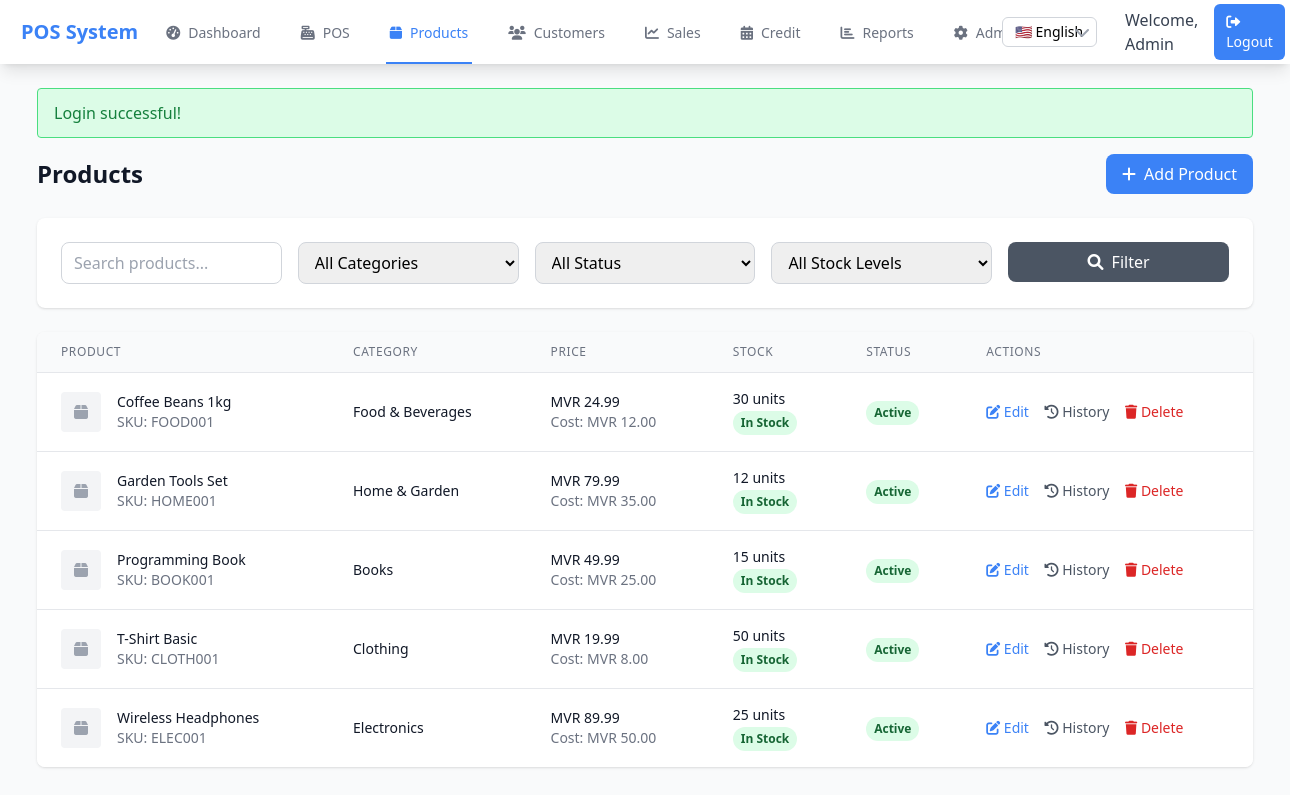
The page /products.php (signed in) on the database its author committed.
### tables this page shows
CREATE TABLE IF NOT EXISTS system_settings (
    id INT PRIMARY KEY AUTO_INCREMENT,
    setting_key VARCHAR(50) UNIQUE NOT NULL,
    setting_value TEXT,
    setting_type ENUM('text', 'image', 'number', 'boolean') DEFAULT 'text',
    description TEXT,
    created_at TIMESTAMP DEFAULT CURRENT_TIMESTAMP,
    updated_at TIMESTAMP DEFAULT CURRENT_TIMESTAMP ON UPDATE CURRENT_TIMESTAMP
);

CREATE TABLE products (
    id INT PRIMARY KEY AUTO_INCREMENT,
    name VARCHAR(200) NOT NULL,
    description TEXT,
    sku VARCHAR(100) UNIQUE NOT NULL,
    barcode VARCHAR(100) UNIQUE,
    category_id INT,
    cost_price DECIMAL(10,2) NOT NULL,
    selling_price DECIMAL(10,2) NOT NULL,
    stock_quantity INT DEFAULT 0,
    min_stock_level INT DEFAULT 5,
    tax_rate DECIMAL(5,2) DEFAULT 0.00,
    image VARCHAR(255),
    status ENUM('active', 'inactive') DEFAULT 'active',
    created_at TIMESTAMP DEFAULT CURRENT_TIMESTAMP,
    updated_at TIMESTAMP DEFAULT CURRENT_TIMESTAMP ON UPDATE CURRENT_TIMESTAMP,
    FOREIGN KEY (category_id) REFERENCES categories(id) ON DELETE SET NULL
);

CREATE TABLE categories (
    id INT PRIMARY KEY AUTO_INCREMENT,
    name VARCHAR(100) NOT NULL,
    description TEXT,
    status ENUM('active', 'inactive') DEFAULT 'active',
    created_at TIMESTAMP DEFAULT CURRENT_TIMESTAMP,
    updated_at TIMESTAMP DEFAULT CURRENT_TIMESTAMP ON UPDATE CURRENT_TIMESTAMP
);

### products.php (the view, shortened to what the rows shown need)
<?php
require_once 'includes/functions.php';
$action = $_GET['action'] ?? 'list';
if ($action === 'list') {
    $page = max(1, intval($_GET['page'] ?? 1));
    $where = ['1=1'];
    $params = [];
    $whereClause = implode(' AND ', $where);
    $query = "
        SELECT p.*, c.name as category_name
        FROM products p
        LEFT JOIN categories c ON p.category_id = c.id
        WHERE $whereClause
        ORDER BY p.name
    ";
    $result = paginate($query, $params, $page, 20);
    $products = $result['data'];
}
?>
<?php if ($action === 'list'): ?>
<div class="space-y-6">
    <div class="flex justify-between items-center">
        <h1 class="text-2xl font-bold text-gray-900">Products</h1>
    </div>
    <div class="bg-white rounded-lg shadow overflow-hidden">
        <div class="overflow-x-auto">
            <table class="min-w-full divide-y divide-gray-200">
                <thead class="bg-gray-50">
                    <tr>
                        <th class="px-6 py-3 text-left text-xs font-medium text-gray-500 uppercase tracking-wider">Product</th>
                        <th class="px-6 py-3 text-left text-xs font-medium text-gray-500 uppercase tracking-wider">Category</th>
                        <th class="px-6 py-3 text-left text-xs font-medium text-gray-500 uppercase tracking-wider">Price</th>
                        <th class="px-6 py-3 text-left text-xs font-medium text-gray-500 uppercase tracking-wider">Stock</th>
                        <th class="px-6 py-3 text-left text-xs font-medium text-gray-500 uppercase tracking-wider">Status</th>
                        <th class="px-6 py-3 text-left text-xs font-medium text-gray-500 uppercase tracking-wider">Actions</th>
                    </tr>
                </thead>
                <tbody class="bg-white divide-y divide-gray-200">
                    <?php if (empty($products)): ?>
                        <tr>
                            <td colspan="6" class="px-6 py-12 text-center text-gray-500">
                                <i class="fas fa-box text-4xl mb-4"></i>
                                <p>No products found</p>
                                <a href="products.php?action=add" class="text-primary hover:text-blue-700">Add your first product</a>
                            </td>
                        </tr>
                    <?php else: ?>
                        <?php foreach ($products as $product): ?>
                            <tr>
                                <td class="px-6 py-4 whitespace-nowrap">
                                    <div class="flex items-center">
                                        <div class="flex-shrink-0 h-10 w-10">
                                            <?php if ($product['image']): ?>
                                                <img class="h-10 w-10 rounded object-cover" src="uploads/products/<?php echo htmlspecialchars($product['image']); ?>" alt="">
                                            <?php else: ?>
                                                <div class="h-10 w-10 rounded bg-gray-100 flex items-center justify-center">
                                                    <i class="fas fa-box text-gray-400"></i>
                                                </div>
                                            <?php endif; ?>
                                        </div>
                                        <div class="ml-4">
                                            <div class="text-sm font-medium text-gray-900"><?php echo htmlspecialchars($product['name']); ?></div>
                                            <div class="text-sm text-gray-500">SKU: <?php echo htmlspecialchars($product['sku']); ?></div>
                                        </div>
                                    </div>
                                </td>
                                <td class="px-6 py-4 whitespace-nowrap">
                                    <div class="text-sm text-gray-900"><?php echo htmlspecialchars($product['category_name'] ?: 'No Category'); ?></div>
                                </td>
                                <td class="px-6 py-4 whitespace-nowrap">
                                    <div class="text-sm text-gray-900"><?php echo formatCurrency($product['selling_price']); ?></div>
                                    <div class="text-sm text-gray-500">Cost: <?php echo formatCurrency($product['cost_price']); ?></div>
                                </td>
                                <td class="px-6 py-4 whitespace-nowrap">
                                    <div class="text-sm text-gray-900"><?php echo $product['stock_quantity']; ?> units</div>
                                    <?php if ($product['stock_quantity'] <= 0): ?>
                                        <span class="inline-flex px-2 py-1 text-xs font-semibold rounded-full bg-red-100 text-red-800">Out of Stock</span>
                                    <?php elseif ($product['stock_quantity'] <= $product['min_stock_level']): ?>
                                        <span class="inline-flex px-2 py-1 text-xs font-semibold rounded-full bg-yellow-100 text-yellow-800">Low Stock</span>
                                    <?php else: ?>
                                        <span class="inline-flex px-2 py-1 text-xs font-semibold rounded-full bg-green-100 text-green-800">In Stock</span>
                                    <?php endif; ?>
                                </td>
                                <td class="px-6 py-4 whitespace-nowrap">
                                    <span class="inline-flex px-2 py-1 text-xs font-semibold rounded-full <?php echo $product['status'] === 'active' ? 'bg-green-100 text-green-800' : 'bg-gray-100 text-gray-800'; ?>">
                                        <?php echo ucfirst($product['status']); ?>
                                    </span>
                                </td>                                <td class="px-6 py-4 whitespace-nowrap text-sm font-medium">
                                    <a href="products.php?action=edit&id=<?php echo $product['id']; ?>" class="text-primary hover:text-blue-700 mr-3">
                                        <i class="fas fa-edit"></i> Edit
                                    </a>
                                    <a href="product_history.php?id=<?php echo $product['id']; ?>" class="text-gray-600 hover:text-gray-800 mr-3">
                                        <i class="fas fa-history"></i> History
                                    </a>
                                    <button onclick="confirmDelete(<?php echo $product['id']; ?>, '<?php echo htmlspecialchars($product['name'], ENT_QUOTES); ?>')"
                                            class="text-red-600 hover:text-red-800">
                                        <i class="fas fa-trash"></i> Delete
                                    </button>
                                </td>
                            </tr>
                        <?php endforeach; ?>
                    <?php endif; ?>
                </tbody>
            </table>
        </div>
    </div>
</div>
<?php endif; ?>
<?php
$content = ob_get_clean();
include 'includes/layout.php';
?>

### includes/layout.php (shortened to what the rows shown need)
<!DOCTYPE html>
<html lang="<?php echo getCurrentLanguage(); ?>" <?php echo isRTL() ? 'dir="rtl"' : 'dir="ltr"'; ?>>
<head>
    <script src="https://cdn.tailwindcss.com"></script>
    <link href="https://cdnjs.cloudflare.com/ajax/libs/font-awesome/6.0.0/css/all.min.css" rel="stylesheet">
</head>
<body class="bg-gray-50 <?php echo isRTL() ? 'font-thaana' : ''; ?>">
    <?php if (isLoggedIn()): ?>
    <nav class="bg-white shadow-lg">
        <div class="max-w-7xl mx-auto px-4">
            <div class="flex justify-between h-16">                <div class="flex">
                    <div class="flex-shrink-0 flex items-center">
                        <?php
                        $systemName = getSystemSetting('system_name', 'POS System');
                        ?>
                        <h1 class="text-xl font-bold text-primary"><?php echo htmlspecialchars($systemName); ?></h1>
                    </div>                    <div class="hidden sm:ml-6 sm:flex sm:space-x-8 <?php echo isRTL() ? 'sm:mr-6 sm:space-x-reverse' : ''; ?>">
                        <a href="dashboard.php" class="<?php echo basename($_SERVER['PHP_SELF']) === 'dashboard.php' ? 'border-primary text-primary' : 'border-transparent text-gray-500 hover:text-gray-700 hover:border-gray-300'; ?> inline-flex items-center px-1 pt-1 border-b-2 text-sm font-medium">
                            <i class="fas fa-tachometer-alt <?php echo isRTL() ? 'ml-2' : 'mr-2'; ?>"></i><?php echo t('dashboard'); ?>
                        </a>
                        <a href="pos.php" class="<?php echo basename($_SERVER['PHP_SELF']) === 'pos.php' ? 'border-primary text-primary' : 'border-transparent text-gray-500 hover:text-gray-700 hover:border-gray-300'; ?> inline-flex items-center px-1 pt-1 border-b-2 text-sm font-medium">
                            <i class="fas fa-cash-register <?php echo isRTL() ? 'ml-2' : 'mr-2'; ?>"></i><?php echo t('pos'); ?>
                        </a>
                        <a href="products.php" class="<?php echo basename($_SERVER['PHP_SELF']) === 'products.php' ? 'border-primary text-primary' : 'border-transparent text-gray-500 hover:text-gray-700 hover:border-gray-300'; ?> inline-flex items-center px-1 pt-1 border-b-2 text-sm font-medium">
                            <i class="fas fa-box <?php echo isRTL() ? 'ml-2' : 'mr-2'; ?>"></i><?php echo t('products'); ?>
                        </a>
                        <a href="customers.php" class="<?php echo basename($_SERVER['PHP_SELF']) === 'customers.php' ? 'border-primary text-primary' : 'border-transparent text-gray-500 hover:text-gray-700 hover:border-gray-300'; ?> inline-flex items-center px-1 pt-1 border-b-2 text-sm font-medium">
                            <i class="fas fa-users <?php echo isRTL() ? 'ml-2' : 'mr-2'; ?>"></i><?php echo t('customers'); ?>
                        </a>
                        <a href="sales.php" class="<?php echo basename($_SERVER['PHP_SELF']) === 'sales.php' ? 'border-primary text-primary' : 'border-transparent text-gray-500 hover:text-gray-700 hover:border-gray-300'; ?> inline-flex items-center px-1 pt-1 border-b-2 text-sm font-medium">
                            <i class="fas fa-chart-line <?php echo isRTL() ? 'ml-2' : 'mr-2'; ?>"></i><?php echo t('sales'); ?>
                        </a>
                        <a href="credit.php" class="<?php echo basename($_SERVER['PHP_SELF']) === 'credit.php' ? 'border-primary text-primary' : 'border-transparent text-gray-500 hover:text-gray-700 hover:border-gray-300'; ?> inline-flex items-center px-1 pt-1 border-b-2 text-sm font-medium">
                            <i class="fas fa-calendar-alt <?php echo isRTL() ? 'ml-2' : 'mr-2'; ?>"></i><?php echo t('credit'); ?>
                        </a>                        <?php if (hasRole('admin') || hasRole('manager')): ?>
                        <a href="reports.php" class="<?php echo basename($_SERVER['PHP_SELF']) === 'reports.php' ? 'border-primary text-primary' : 'border-transparent text-gray-500 hover:text-gray-700 hover:border-gray-300'; ?> inline-flex items-center px-1 pt-1 border-b-2 text-sm font-medium">
                            <i class="fas fa-chart-bar <?php echo isRTL() ? 'ml-2' : 'mr-2'; ?>"></i><?php echo t('reports'); ?>
                        </a>
                        <?php endif; ?>                        <?php if (hasRole('admin')): ?>
                        <a href="admin.php" class="<?php echo basename($_SERVER['PHP_SELF']) === 'admin.php' ? 'border-primary text-primary' : 'border-transparent text-gray-500 hover:text-gray-700 hover:border-gray-300'; ?> inline-flex items-center px-1 pt-1 border-b-2 text-sm font-medium">
                            <i class="fas fa-cog <?php echo isRTL() ? 'ml-2' : 'mr-2'; ?>"></i><?php echo t('admin'); ?>
                        </a>
                        <?php endif; ?>
                    </div>
                </div>                <div class="hidden sm:ml-6 sm:flex sm:items-center <?php echo isRTL() ? 'sm:mr-6' : ''; ?>">
                    <div class="<?php echo isRTL() ? 'ml-4' : 'mr-4'; ?>">
                        <div class="relative">
                            <select id="language-select" onchange="changeLanguage(this.value)"
                                    class="appearance-none bg-white border border-gray-300 rounded-md px-3 py-1 text-sm focus:outline-none focus:ring-2 focus:ring-primary focus:border-transparent">
                                <option value="en" <?php echo getCurrentLanguage() === 'en' ? 'selected' : ''; ?>>🇺🇸 English</option>
                            </select>
                        </div>
                    </div>
                    <div class="<?php echo isRTL() ? 'mr-3' : 'ml-3'; ?> relative">
                        <div class="flex items-center space-x-4 <?php echo isRTL() ? 'space-x-reverse' : ''; ?>">
                            <span class="text-gray-700"><?php echo getCurrentLanguage() === 'dv' ? 'މަރުހަބާ' : 'Welcome'; ?>, <?php echo htmlspecialchars($_SESSION['first_name']); ?></span>
                            <a href="logout.php" class="bg-primary text-white px-3 py-2 rounded-md text-sm font-medium hover:bg-blue-700 transition duration-150">
                                <i class="fas fa-sign-out-alt <?php echo isRTL() ? 'ml-1' : 'mr-1'; ?>"></i><?php echo t('logout'); ?>
                            </a>
                        </div>
                    </div>
                </div>
            </div>
        </div>
    </nav>
    <?php endif; ?>
    <main class="<?php echo isLoggedIn() ? 'max-w-7xl mx-auto py-6 px-4 sm:px-6 lg:px-8' : ''; ?>">
        <?php echo $content ?? ''; ?>
    </main>
</body>
</html>

### rows shown on the page
system_settings: setting_value "POS System"
products: name "Coffee Beans 1kg", sku "FOOD001", category.name "Food & Beverages", selling_price "MVR 24.99", cost_price "MVR 12.00", stock_quantity "30", min_stock_level "In Stock", status "Active"
products: name "Garden Tools Set", sku "HOME001", category.name "Home & Garden", selling_price "MVR 79.99", cost_price "MVR 35.00", stock_quantity "12", min_stock_level "In Stock", status "Active"
products: name "Programming Book", sku "BOOK001", category.name "Books", selling_price "MVR 49.99", cost_price "MVR 25.00", stock_quantity "15", min_stock_level "In Stock", status "Active"
products: name "T-Shirt Basic", sku "CLOTH001", category.name "Clothing", selling_price "MVR 19.99", cost_price "MVR 8.00", stock_quantity "50", min_stock_level "In Stock", status "Active"
products: name "Wireless Headphones", sku "ELEC001", category.name "Electronics", selling_price "MVR 89.99", cost_price "MVR 50.00", stock_quantity "25", min_stock_level "In Stock", status "Active"

### other values the page prints
t('dashboard') "Dashboard"
t('pos') "POS"
t('products') "Products"
t('customers') "Customers"
t('sales') "Sales"
t('credit') "Credit"
t('reports') "Reports"
t('admin') "Admin"
$_SESSION['first_name'] "Admin"
t('logout') "Logout"
$alert['message'] "Login successful!"
